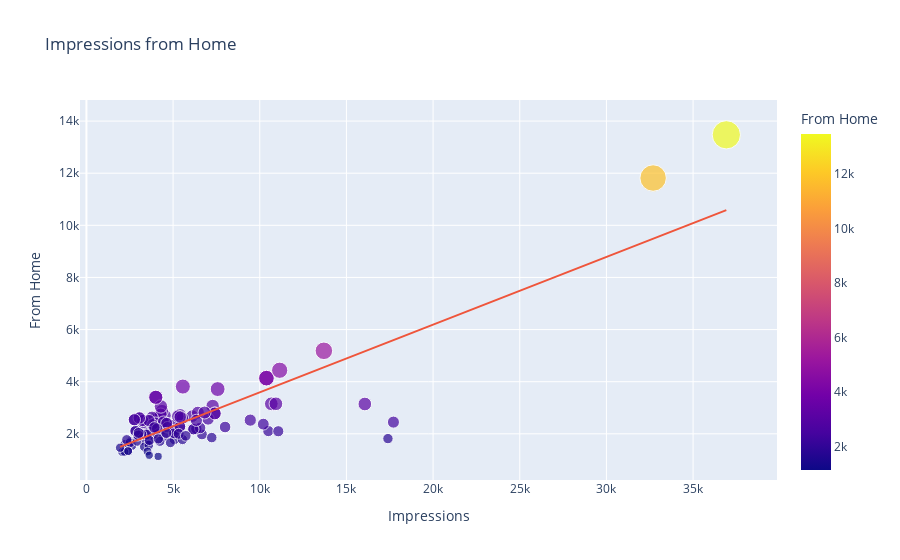

The cell this chart's notebook holds for it:
### Code cell
#Source with Most impressions 
px.scatter(df, x='Impressions', y='From Home', size = 'From Home', color='From Home', title='Impressions from Home', trendline="ols")
